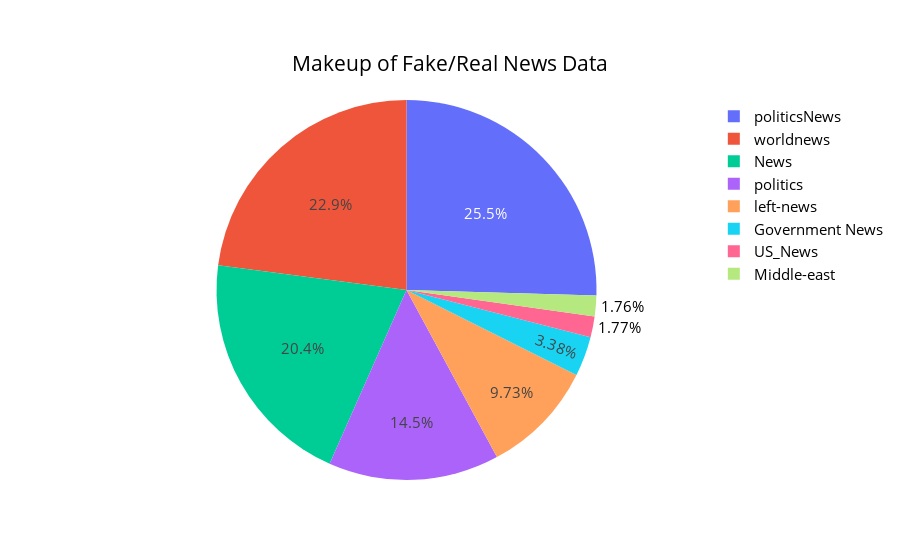

The cell this chart's notebook holds for it:
### Markdown cell above
## Another visualization for subject category breakdown

### Code cell
import plotly.graph_objects as go

num_real = df_subject[0]
num_fake = df_subject[1]
df_subject['count']=num_real + num_fake

labels = df_subject.index
values = df_subject['count']

pie = go.Pie(labels=labels,values = values)
fig = go.Figure(data=pie)

fig.update_layout(
    title=
    {'text': 'Makeup of Fake/Real News Data',
     'y':0.9,
     'x':0.5,
     'xanchor': 'center',
     'yanchor': 'top'},
    font = {'size':15,'color':'black'})

fig.show()

### Figure 1 — Plotly figure (JSON) as saved in the notebook; plotly's stock layout.template omitted (floating-point values rounded to 4 significant figures)
{"data": [{"labels": ["Government News", "Middle-east", "News", "US_News", "left-news", "politics", "politicsNews", "worldnews"], "type": "pie", "values": [1496, 778, 9050, 783, 4306, 6428, 11271, 10145]}], "layout": {"font": {"color": "black", "size": 15}, "title": {"text": "Makeup of Fake/Real News Data", "x": 0.5, "xanchor": "center", "y": 0.9, "yanchor": "top"}}}
